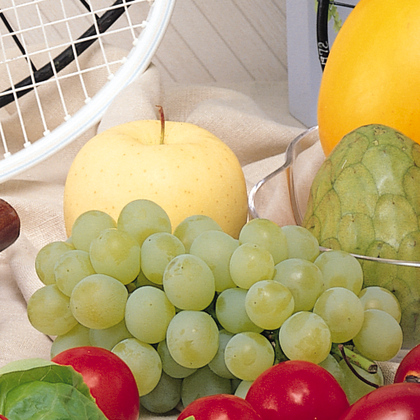
%> input picture excersiecs/RaAr7/11/fruits.png, 420 x 420 px, shrunk from 512 x 512 before the run
$ octave t9.m   (GNU Octave 9; MATLAB toolbox functions it lacks are replaced by stand-ins)
%> lines starting %> are read from the running program, lines starting %| are printed output that depends on the picture
clc;
clear;
close all;

orginalPic=imread('fruits.png');
%> orginalPic is the input picture: size 420x420x3 uint8; mean R, G, B 185.5, 163.3, 118.3
orginalPic=rgb2gray(orginalPic);
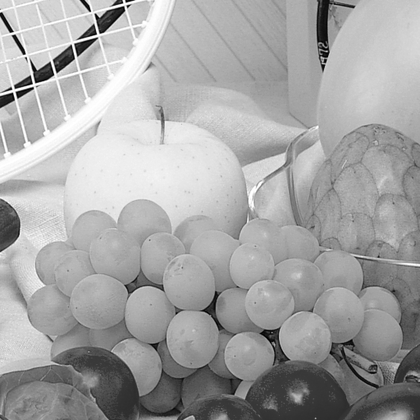
%> orginalPic: size 420x420 uint8; min 0, max 255, mean 164.8
picSize=size(orginalPic);
%> picSize = [420 420]

startx=100;
starty=100;
x=300;
y=200;

cropPic=zeros(y,x,'uint8');

for i=1: y
    for j=1 : x
        cropPic(i,j)=orginalPic(starty+i,startx+j);
    end
end
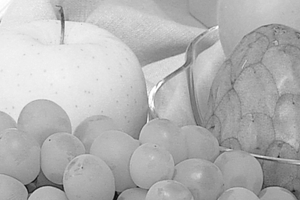
%> cropPic: size 200x300 uint8; min 12, max 255, mean 179.6

figure,imshow(orginalPic);
figure,imshow(cropPic);
